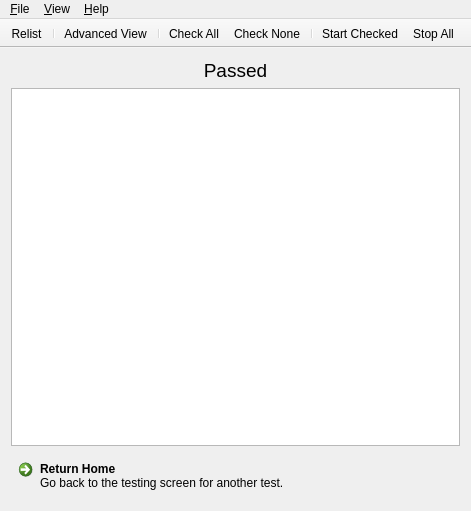
<?xml version="1.0" encoding="UTF-8"?>
<ui version="4.0">
 <class>QtGpuMemtestClass</class>
 <widget class="QMainWindow" name="QtGpuMemtestClass">
  <property name="geometry">
   <rect>
    <x>0</x>
    <y>0</y>
    <width>471</width>
    <height>511</height>
   </rect>
  </property>
  <property name="windowTitle">
   <string>CUDA GPU Memtest</string>
  </property>
  <property name="windowIcon">
   <iconset resource="qtgpumemtest.qrc">
    <normaloff>:/QtGpuMemtest/resources/ncsa.ico</normaloff>:/QtGpuMemtest/resources/ncsa.ico</iconset>
  </property>
  <widget class="QWidget" name="centralWidget">
   <layout class="QVBoxLayout" name="verticalLayout_2">
    <property name="margin">
     <number>0</number>
    </property>
    <item>
     <widget class="QStackedWidget" name="stackedWidget">
      <property name="frameShape">
       <enum>QFrame::NoFrame</enum>
      </property>
      <property name="currentIndex">
       <number>2</number>
      </property>
      <widget class="QWidget" name="pageBasic">
       <layout class="QVBoxLayout" name="verticalLayout_3">
        <item>
         <widget class="QCommandLinkButton" name="quickTestButton">
          <property name="text">
           <string>Quick Test</string>
          </property>
          <property name="description">
           <string>This fast diagnostic will scan your graphics cards for any obvious memory faults.</string>
          </property>
         </widget>
        </item>
        <item>
         <layout class="QHBoxLayout" name="horizontalLayout">
          <property name="sizeConstraint">
           <enum>QLayout::SetDefaultConstraint</enum>
          </property>
          <item>
           <widget class="QCommandLinkButton" name="customStressTestButton">
            <property name="sizePolicy">
             <sizepolicy hsizetype="Expanding" vsizetype="Preferred">
              <horstretch>0</horstretch>
              <verstretch>0</verstretch>
             </sizepolicy>
            </property>
            <property name="text">
             <string>30 Minute Stress Burn</string>
            </property>
            <property name="description">
             <string>This intensive test will push your graphics cards to their limit.</string>
            </property>
           </widget>
          </item>
          <item>
           <widget class="QDial" name="customStressDial">
            <property name="sizePolicy">
             <sizepolicy hsizetype="Preferred" vsizetype="Preferred">
              <horstretch>0</horstretch>
              <verstretch>0</verstretch>
             </sizepolicy>
            </property>
            <property name="minimum">
             <number>30</number>
            </property>
            <property name="maximum">
             <number>360</number>
            </property>
            <property name="singleStep">
             <number>10</number>
            </property>
            <property name="pageStep">
             <number>30</number>
            </property>
            <property name="value">
             <number>30</number>
            </property>
            <property name="orientation">
             <enum>Qt::Horizontal</enum>
            </property>
            <property name="notchTarget">
             <double>10.000000000000000</double>
            </property>
            <property name="notchesVisible">
             <bool>true</bool>
            </property>
           </widget>
          </item>
         </layout>
        </item>
        <item>
         <spacer name="verticalSpacer">
          <property name="orientation">
           <enum>Qt::Vertical</enum>
          </property>
          <property name="sizeHint" stdset="0">
           <size>
            <width>20</width>
            <height>40</height>
           </size>
          </property>
         </spacer>
        </item>
        <item>
         <layout class="QVBoxLayout" name="verticalLayout">
          <item>
           <widget class="QLabel" name="labelGpuTemperatures">
            <property name="text">
             <string>GPU Temperatures: Only supported on Tesla units.</string>
            </property>
           </widget>
          </item>
          <item>
           <widget class="QLabel" name="labelFanSpeeds">
            <property name="text">
             <string>GPU Fan Speeds: Only supported on Tesla units.</string>
            </property>
           </widget>
          </item>
          <item>
           <widget class="QProgressBar" name="progressBarOverall">
            <property name="enabled">
             <bool>false</bool>
            </property>
            <property name="value">
             <number>0</number>
            </property>
            <property name="format">
             <string> Test Progress: %p%</string>
            </property>
           </widget>
          </item>
         </layout>
        </item>
       </layout>
      </widget>
      <widget class="QWidget" name="pageAdvanced">
       <layout class="QVBoxLayout" name="verticalLayout_5">
        <item>
         <layout class="QVBoxLayout" name="verticalLayoutGpus">
          <property name="spacing">
           <number>6</number>
          </property>
         </layout>
        </item>
       </layout>
      </widget>
      <widget class="QWidget" name="pageResults">
       <layout class="QVBoxLayout" name="verticalLayout_6">
        <item>
         <widget class="QLabel" name="labelPassFail">
          <property name="font">
           <font>
            <family>Segoe UI</family>
            <pointsize>14</pointsize>
           </font>
          </property>
          <property name="text">
           <string>Passed</string>
          </property>
          <property name="alignment">
           <set>Qt::AlignCenter</set>
          </property>
          <property name="margin">
           <number>10</number>
          </property>
         </widget>
        </item>
        <item>
         <layout class="QHBoxLayout" name="layoutResultData">
          <item>
           <widget class="QTableWidget" name="resultsTable"/>
          </item>
         </layout>
        </item>
        <item>
         <widget class="QCommandLinkButton" name="buttonReturn">
          <property name="sizePolicy">
           <sizepolicy hsizetype="Preferred" vsizetype="Fixed">
            <horstretch>0</horstretch>
            <verstretch>0</verstretch>
           </sizepolicy>
          </property>
          <property name="text">
           <string>Return Home</string>
          </property>
          <property name="description">
           <string>Go back to the testing screen for another test.</string>
          </property>
         </widget>
        </item>
       </layout>
      </widget>
      <widget class="QWidget" name="pageNoDevices">
       <layout class="QVBoxLayout" name="verticalLayout_4">
        <item>
         <widget class="QLabel" name="labelNoDevices">
          <property name="text">
           <string>We're sorry, we couldn't find any CUDA enabled devices on your computer. Try installing CUDA-enabled drivers then restarting this program.</string>
          </property>
          <property name="alignment">
           <set>Qt::AlignLeading|Qt::AlignLeft|Qt::AlignTop</set>
          </property>
          <property name="wordWrap">
           <bool>true</bool>
          </property>
         </widget>
        </item>
       </layout>
      </widget>
     </widget>
    </item>
   </layout>
  </widget>
  <widget class="QMenuBar" name="menuBar">
   <property name="geometry">
    <rect>
     <x>0</x>
     <y>0</y>
     <width>471</width>
     <height>21</height>
    </rect>
   </property>
   <widget class="QMenu" name="menu_File">
    <property name="title">
     <string>&amp;File</string>
    </property>
    <addaction name="actionShowWizardOnStartup"/>
    <addaction name="separator"/>
    <addaction name="actionClipboardResults"/>
    <addaction name="actionExportResults"/>
    <addaction name="separator"/>
    <addaction name="actionExit"/>
   </widget>
   <widget class="QMenu" name="menu_Help">
    <property name="title">
     <string>&amp;Help</string>
    </property>
    <addaction name="actionGuide"/>
    <addaction name="separator"/>
    <addaction name="actionAbout"/>
   </widget>
   <widget class="QMenu" name="menu_View">
    <property name="title">
     <string>&amp;View</string>
    </property>
    <addaction name="actionMonitor_temperatures_2"/>
    <addaction name="actionMonitor_fan_speeds_2"/>
   </widget>
   <addaction name="menu_File"/>
   <addaction name="menu_View"/>
   <addaction name="menu_Help"/>
  </widget>
  <widget class="QToolBar" name="mainToolBar">
   <property name="enabled">
    <bool>true</bool>
   </property>
   <property name="movable">
    <bool>false</bool>
   </property>
   <property name="toolButtonStyle">
    <enum>Qt::ToolButtonTextUnderIcon</enum>
   </property>
   <property name="floatable">
    <bool>false</bool>
   </property>
   <attribute name="toolBarArea">
    <enum>TopToolBarArea</enum>
   </attribute>
   <attribute name="toolBarBreak">
    <bool>false</bool>
   </attribute>
   <addaction name="actionRelist"/>
   <addaction name="separator"/>
   <addaction name="actionSwitchView"/>
   <addaction name="separator"/>
   <addaction name="actionCheckAll"/>
   <addaction name="actionCheckNone"/>
   <addaction name="separator"/>
   <addaction name="actionStartChecked"/>
   <addaction name="actionStopAll"/>
  </widget>
  <action name="actionExit">
   <property name="text">
    <string>Exit</string>
   </property>
  </action>
  <action name="actionAbout">
   <property name="text">
    <string>About</string>
   </property>
  </action>
  <action name="actionGuide">
   <property name="text">
    <string>Guide...</string>
   </property>
  </action>
  <action name="actionRelist">
   <property name="icon">
    <iconset resource="qtgpumemtest.qrc">
     <normaloff>:/QtGpuMemtest/resources/loop_24x24.png</normaloff>:/QtGpuMemtest/resources/loop_24x24.png</iconset>
   </property>
   <property name="text">
    <string>Relist</string>
   </property>
   <property name="toolTip">
    <string>Relist devices.</string>
   </property>
  </action>
  <action name="actionStartChecked">
   <property name="icon">
    <iconset resource="qtgpumemtest.qrc">
     <normaloff>:/QtGpuMemtest/resources/play_18x24.png</normaloff>:/QtGpuMemtest/resources/play_18x24.png</iconset>
   </property>
   <property name="text">
    <string>Start Checked</string>
   </property>
   <property name="toolTip">
    <string>Start all checked GPUs.</string>
   </property>
  </action>
  <action name="actionCheckAll">
   <property name="icon">
    <iconset resource="qtgpumemtest.qrc">
     <normaloff>:/QtGpuMemtest/resources/check_24x20.png</normaloff>:/QtGpuMemtest/resources/check_24x20.png</iconset>
   </property>
   <property name="text">
    <string>Check All</string>
   </property>
   <property name="toolTip">
    <string>Check all devices.</string>
   </property>
   <property name="visible">
    <bool>true</bool>
   </property>
  </action>
  <action name="actionStopAll">
   <property name="icon">
    <iconset resource="qtgpumemtest.qrc">
     <normaloff>:/QtGpuMemtest/resources/stop_16x16.png</normaloff>:/QtGpuMemtest/resources/stop_16x16.png</iconset>
   </property>
   <property name="text">
    <string>Stop All</string>
   </property>
   <property name="toolTip">
    <string>Stop all tests on all devices.</string>
   </property>
  </action>
  <action name="actionCheckNone">
   <property name="icon">
    <iconset resource="qtgpumemtest.qrc">
     <normaloff>:/QtGpuMemtest/resources/x_21x21.png</normaloff>:/QtGpuMemtest/resources/x_21x21.png</iconset>
   </property>
   <property name="text">
    <string>Check None</string>
   </property>
   <property name="toolTip">
    <string>Uncheck all devices.</string>
   </property>
  </action>
  <action name="actionExportResults">
   <property name="text">
    <string>Export results...</string>
   </property>
  </action>
  <action name="actionClipboardResults">
   <property name="text">
    <string>Copy results to clipboard</string>
   </property>
  </action>
  <action name="actionMonitor_temperatures">
   <property name="checkable">
    <bool>true</bool>
   </property>
   <property name="checked">
    <bool>true</bool>
   </property>
   <property name="text">
    <string>Monitor temperatures</string>
   </property>
  </action>
  <action name="actionMonitor_fan_speeds">
   <property name="checkable">
    <bool>true</bool>
   </property>
   <property name="checked">
    <bool>true</bool>
   </property>
   <property name="text">
    <string>Monitor fan speeds</string>
   </property>
  </action>
  <action name="actionAlways_start_in_advanced_mode">
   <property name="checkable">
    <bool>true</bool>
   </property>
   <property name="text">
    <string>Always start in advanced mode</string>
   </property>
  </action>
  <action name="actionShowWizardOnStartup">
   <property name="checkable">
    <bool>true</bool>
   </property>
   <property name="checked">
    <bool>true</bool>
   </property>
   <property name="text">
    <string>Show wizard on startup</string>
   </property>
   <property name="toolTip">
    <string>Show wizard on startup. If not checked, the application will default to the advanced view.</string>
   </property>
  </action>
  <action name="actionMonitor_temperatures_2">
   <property name="checkable">
    <bool>true</bool>
   </property>
   <property name="checked">
    <bool>true</bool>
   </property>
   <property name="text">
    <string>Monitor temperatures</string>
   </property>
  </action>
  <action name="actionMonitor_fan_speeds_2">
   <property name="checkable">
    <bool>true</bool>
   </property>
   <property name="checked">
    <bool>true</bool>
   </property>
   <property name="text">
    <string>Monitor fan speeds</string>
   </property>
  </action>
  <action name="actionSwitchView">
   <property name="icon">
    <iconset resource="qtgpumemtest.qrc">
     <normaloff>:/QtGpuMemtest/resources/magnifying_glass_alt_24x24.png</normaloff>:/QtGpuMemtest/resources/magnifying_glass_alt_24x24.png</iconset>
   </property>
   <property name="text">
    <string>Advanced View</string>
   </property>
   <property name="toolTip">
    <string>Switch to advanced view.</string>
   </property>
  </action>
 </widget>
 <layoutdefault spacing="6" margin="11"/>
 <resources>
  <include location="qtgpumemtest.qrc"/>
 </resources>
 <connections/>
</ui>
